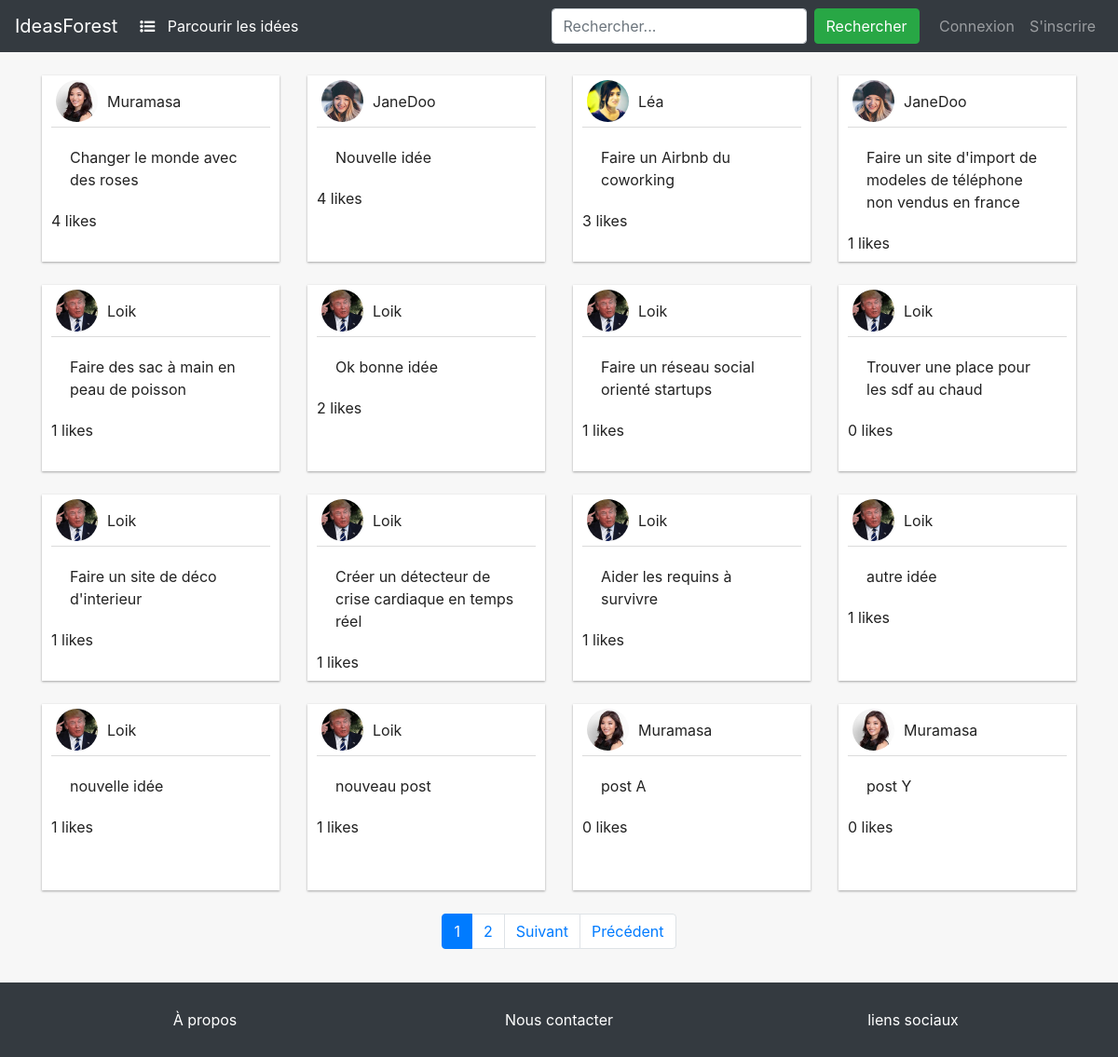
Before: / with the older database file.
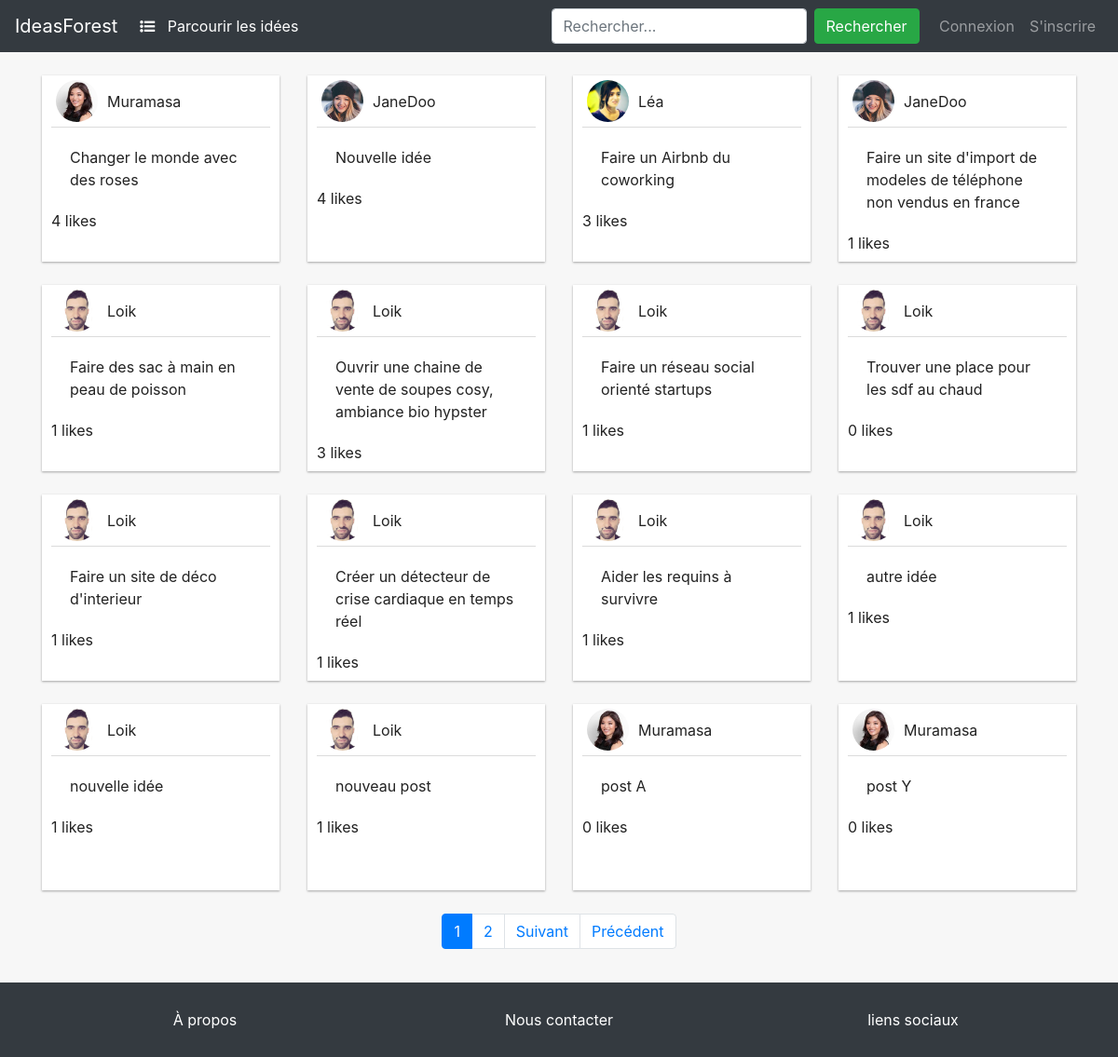
After: the same page with the newer database file.
### blog/models.py (models this page shows, shortened)
class Post(models.Model):
    title = models.CharField(max_length=100)
    content = models.TextField()
    date_posted = models.DateTimeField(default=timezone.now)
    author = models.ForeignKey(User, on_delete=models.CASCADE)
    def get_likes(self):
        return Like.objects.filter(post=self)

### users/models.py (models this page shows, shortened)
class Profile(models.Model):
    user = models.OneToOneField(User, on_delete=models.CASCADE)
    image = models.ImageField(default='default.jpg', upload_to='profile_pics')
    about = models.TextField(default='')

### blog/views.py (the view)
# urls.py: path('', post_list_view, name='blog-home'),
def post_list_view(request):
    posts = Post.objects.all().order_by('-date_posted')
    list_ = []
    for post in posts:
        likes_number = post.get_likes().count()
        already_liked = False
        if request.user.is_authenticated:
            already_liked = Like.objects.filter(post=post,author=request.user).exists()
        list_.append({
            'post' : post,
            'likes_number' : likes_number,
            'already_liked' : already_liked
        })
    paginator = Paginator(list_, POSTS_PER_PAGE)
    page = request.GET.get('page')
    list_page = paginator.get_page(page)
    is_paginated = len(list_) > POSTS_PER_PAGE
    return render(request, 'blog/home.html',{
    'home_active': 'active',
    'list' : list_page,
    'is_paginated' : is_paginated
    })

### blog/templates/blog/home.html (shortened to what this page needs)
{% extends "blog/base.html" %}
{% load static%}
{% block content %}
{% include 'blog/reusable/card_list.html' %}
{% include 'blog/reusable/pagination.html' %}
{% endblock content %}

### blog/templates/blog/reusable/card_list.html
{% for el in list %}
<div class="col-md-3">
    <div class="idea-card">
        <div class="idea-card-head">
            <img class="rounded-circle article-img" src="{{el.post.author.profile.image.url}}" alt="">
            <a class="mr-2" href="{% url 'user_detail' el.post.author.id %}">{{ el.post.author }}</a>
        </div>
        <div class="idea-card-body">
            <p class="card-text"><a class="article-title"
                    href="{% url 'post-detail' el.post.id %}">{{ el.post.title }}</a>
            </p>
        </div>
        <div class="idea-card-bottom">
            {% if user.is_authenticated %}
            {% if el.already_liked %}
            <a class="likes-button liked" href="{% url 'like-post' el.post.id %}">
                <span class="likes-number-container">{{ el.likes_number }}</span>
                likes</a>
            {% else %}
            <a class="likes-button" href="{% url 'like-post' el.post.id %}">
                <span class="likes-number-container">{{ el.likes_number }}</span>
                likes</a>
            {% endif %}
            {% else %}
            <a class="likes-button" href="{% url 'like-post' el.post.id %}"
                title="Connectez ou inscrivez-vous pour liker.">
                <span class="likes-number-container">{{ el.likes_number }}</span>
                likes</a>
            {% endif %}
        </div>
    </div>
</div>
{% endfor %}

Changed rows visible on the page:
changed through a linked row, Post "Faire des sac à main en peau de poisson": post.author.profile.image: a different picture
changed Post: post.author.profile.image: a different picture; post "Ok bonne idée" → "Ouvrir une chaine de vente de soupes cosy, ambiance bio hypster"; likes_number "2" → "3"
changed through a linked row, Post "Faire un réseau social orienté startups": post.author.profile.image: a different picture
changed through a linked row, Post "Trouver une place pour les sdf au chaud": post.author.profile.image: a different picture
changed through a linked row, Post "Faire un site de déco d'interieur": post.author.profile.image: a different picture
changed through a linked row, Post "Créer un détecteur de crise cardiaque en temps réel": post.author.profile.image: a different picture
changed through a linked row, Post "Aider les requins à survivre": post.author.profile.image: a different picture
changed through a linked row, Post "autre idée": post.author.profile.image: a different picture
changed through a linked row, Post "nouvelle idée": post.author.profile.image: a different picture
changed through a linked row, Post "nouveau post": post.author.profile.image: a different picture
